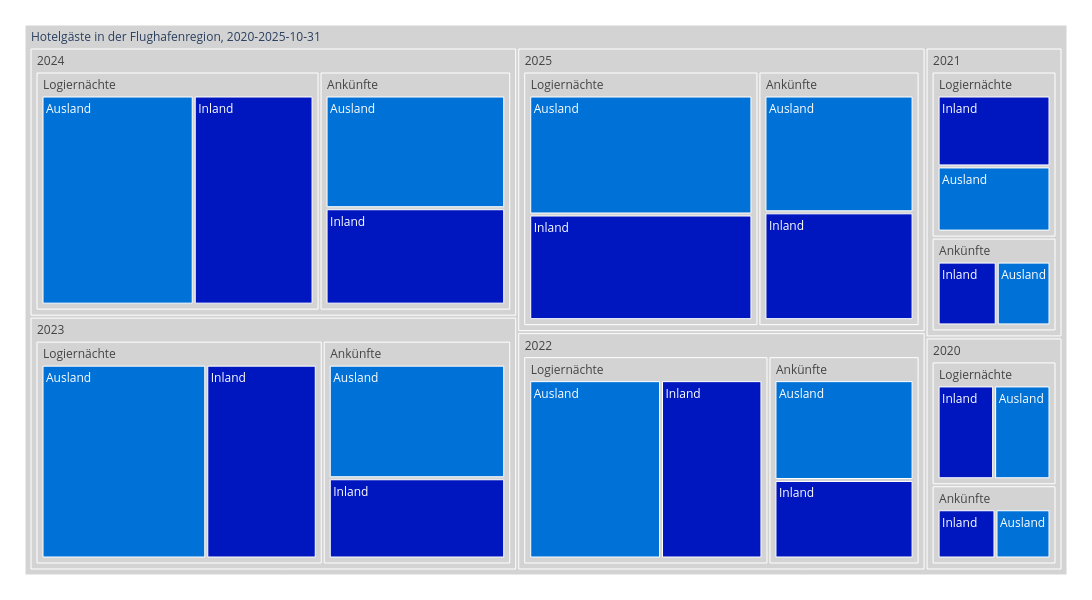

Here is the notebook cell this chart was saved with:
### Code cell
treeMap1 = mypy_dv.plot_px_treemap(
    data=myTreemapAgg.reset_index()
    ,levels=['Jahr_nbr','Kennzahl', 'Herkunft',]
    ,values="sum_Anz"
    ,color="Herkunft"
    #, color_continuous_scale='Blues'
    ,color_discrete_map=farben_dict_zc
    #,color_discrete_map={'(?)':'lightgrey', 'Erwerbstätige':'#99C32E', 'Nichterwerbspersonen':'#7B4100', 'Erwerbslose':'#DB247D'}  
    ,height=600
    ,width=1100               
    #,margin_val_bottom=25
    ,myHeaderTitle="Hotelgäste in der Flughafenregion, 2020-"+data_max_date

)
treeMap1

### Figure 1 — Plotly figure (JSON) as saved in the notebook; plotly's stock layout.template omitted (floating-point values rounded to 4 significant figures)
{"data": [{"branchvalues": "total", "customdata": [["Inland"], ["(?)"], ["(?)"], ["Inland"], ["(?)"], ["(?)"], ["Inland"], ["(?)"], ["Inland"], ["(?)"], ["Inland"], ["Inland"], ["Ausland"], ["(?)"], ["Ausland"], ["Ausland"], ["(?)"], ["Ausland"], ["Ausland"], ["Ausland"], ["(?)"], ["(?)"], ["(?)"], ["(?)"], ["(?)"], ["(?)"], ["(?)"], ["(?)"], ["Ausland"], ["(?)"], ["Inland"], ["Inland"], ["Inland"], ["Inland"], ["Inland"], ["Inland"], ["Ausland"], ["Ausland"], ["Ausland"], ["Ausland"], ["Ausland"], ["(?)"], ["(?)"]], "domain": {"x": [0, 1], "y": [0, 1]}, "hovertemplate": "%{label}<br><br>Anzahl:<br>%{value}<extra></extra>", "ids": ["Hotelgäste in der Flughafenregion, 2020-2025-10-31/2023/Logiernächte/Inland", "Hotelgäste in der Flughafenregion, 2020-2025-10-31/2021/Ankünfte", "Hotelgäste in der Flughafenregion, 2020-2025-10-31/2025/Ankünfte", "Hotelgäste in der Flughafenregion, 2020-2025-10-31/2025/Logiernächte/Inland", "Hotelgäste in der Flughafenregion, 2020-2025-10-31/2025", "Hotelgäste in der Flughafenregion, 2020-2025-10-31/2021/Logiernächte", "Hotelgäste in der Flughafenregion, 2020-2025-10-31/2021/Logiernächte/Inland", "Hotelgäste in der Flughafenregion, 2020-2025-10-31/2022/Logiernächte", "Hotelgäste in der Flughafenregion, 2020-2025-10-31/2025/Ankünfte/Inland", "Hotelgäste in der Flughafenregion, 2020-2025-10-31/2023/Logiernächte", "Hotelgäste in der Flughafenregion, 2020-2025-10-31/2023/Ankünfte/Inland", "Hotelgäste in der Flughafenregion, 2020-2025-10-31/2021/Ankünfte/Inland", "Hotelgäste in der Flughafenregion, 2020-2025-10-31/2023/Logiernächte/Ausland", "Hotelgäste in der Flughafenregion, 2020-2025-10-31/2021", "Hotelgäste in der Flughafenregion, 2020-2025-10-31/2021/Logiernächte/Ausland", "Hotelgäste in der Flughafenregion, 2020-2025-10-31/2025/Ankünfte/Ausland", "Hotelgäste in der Flughafenregion, 2020-2025-10-31/2023", "Hotelgäste in der Flughafenregion, 2020-2025-10-31/2023/Ankünfte/Ausland", "Hotelgäste in der Flughafenregion, 2020-2025-10-31/2021/Ankünfte/Ausland", "Hotelgäste in der Flughafenregion, 2020-2025-10-31/2025/Logiernächte/Ausland", "Hotelgäste in der Flughafenregion, 2020-2025-10-31/2023/Ankünfte", "Hotelgäste in der Flughafenregion, 2020-2025-10-31/2025/Logiernächte", "Hotelgäste in der Flughafenregion, 2020-2025-10-31/2024/Ankünfte", "Hotelgäste in der Flughafenregion, 2020-2025-10-31/2024/Logiernächte", "Hotelgäste in der Flughafenregion, 2020-2025-10-31/2020", "Hotelgäste in der Flughafenregion, 2020-2025-10-31/2022", "Hotelgäste in der Flughafenregion, 2020-2025-10-31/2020/Logiernächte", "Hotelgäste in der Flughafenregion, 2020-2025-10-31/2024", "Hotelgäste in der Flughafenregion, 2020-2025-10-31/2020/Ankünfte/Ausland", "Hotelgäste in der Flughafenregion, 2020-2025-10-31/2020/Ankünfte", "Hotelgäste in der Flughafenregion, 2020-2025-10-31/2024/Logiernächte/Inland", "Hotelgäste in der Flughafenregion, 2020-2025-10-31/2022/Logiernächte/Inland", "Hotelgäste in der Flughafenregion, 2020-2025-10-31/2020/Logiernächte/Inland", "Hotelgäste in der Flughafenregion, 2020-2025-10-31/2024/Ankünfte/Inland", "Hotelgäste in der Flughafenregion, 2020-2025-10-31/2022/Ankünfte/Inland", "Hotelgäste in der Flughafenregion, 2020-2025-10-31/2020/Ankünfte/Inland", "Hotelgäste in der Flughafenregion, 2020-2025-10-31/2024/Logiernächte/Ausland", "Hotelgäste in der Flughafenregion, 2020-2025-10-31/2022/Logiernächte/Ausland", "Hotelgäste in der Flughafenregion, 2020-2025-10-31/2020/Logiernächte/Ausland", "Hotelgäste in der Flughafenregion, 2020-2025-10-31/2024/Ankünfte/Ausland", "Hotelgäste in der Flughafenregion, 2020-2025-10-31/2022/Ankünfte/Ausland", "Hotelgäste in der Flughafenregion, 2020-2025-10-31/2022/Ankünfte", "Hotelgäste in der Flughafenregion, 2020-2025-10-31"], "labels": ["Inland", "Ankünfte", "Ankünfte", "Inland", "2025", "Logiernächte", "Inland", "Logiernächte", "Inland", "Logiernächte", "Inland", "Inland", "Ausland", "2021", "Ausland", "Ausland", "2023", "Ausland", "Ausland", "Ausland", "Ankünfte", "Logiernächte", "Ankünfte", "Logiernächte", "2020", "2022", "Logiernächte", "2024", "Ausland", "Ankünfte", "Inland", "Inland", "Inland", "Inland", "Inland", "Inland", "Ausland", "Ausland", "Ausland", "Ausland", "Ausland", "Ankünfte", "Hotelgäste in der Flughafenregion, 2020-2025-10-31"], "marker": {"colors": ["#0017BF", "lightgrey", "lightgrey", "#0017BF", "lightgrey", "lightgrey", "#0017BF", "lightgrey", "#0017BF", "lightgrey", "#0017BF", "#0017BF", "#0072D7", "lightgrey", "#0072D7", "#0072D7", "lightgrey", "#0072D7", "#0072D7", "#0072D7", "lightgrey", "lightgrey", "lightgrey", "lightgrey", "lightgrey", "lightgrey", "lightgrey", "lightgrey", "#0072D7", "lightgrey", "#0017BF", "#0017BF", "#0017BF", "#0017BF", "#0017BF", "#0017BF", "#0072D7", "#0072D7", "#0072D7", "#0072D7", "#0072D7", "lightgrey", "lightgrey"]}, "name": "", "parents": ["Hotelgäste in der Flughafenregion, 2020-2025-10-31/2023/Logiernächte", "Hotelgäste in der Flughafenregion, 2020-2025-10-31/2021", "Hotelgäste in der Flughafenregion, 2020-2025-10-31/2025", "Hotelgäste in der Flughafenregion, 2020-2025-10-31/2025/Logiernächte", "Hotelgäste in der Flughafenregion, 2020-2025-10-31", "Hotelgäste in der Flughafenregion, 2020-2025-10-31/2021", "Hotelgäste in der Flughafenregion, 2020-2025-10-31/2021/Logiernächte", "Hotelgäste in der Flughafenregion, 2020-2025-10-31/2022", "Hotelgäste in der Flughafenregion, 2020-2025-10-31/2025/Ankünfte", "Hotelgäste in der Flughafenregion, 2020-2025-10-31/2023", "Hotelgäste in der Flughafenregion, 2020-2025-10-31/2023/Ankünfte", "Hotelgäste in der Flughafenregion, 2020-2025-10-31/2021/Ankünfte", "Hotelgäste in der Flughafenregion, 2020-2025-10-31/2023/Logiernächte", "Hotelgäste in der Flughafenregion, 2020-2025-10-31", "Hotelgäste in der Flughafenregion, 2020-2025-10-31/2021/Logiernächte", "Hotelgäste in der Flughafenregion, 2020-2025-10-31/2025/Ankünfte", "Hotelgäste in der Flughafenregion, 2020-2025-10-31", "Hotelgäste in der Flughafenregion, 2020-2025-10-31/2023/Ankünfte", "Hotelgäste in der Flughafenregion, 2020-2025-10-31/2021/Ankünfte", "Hotelgäste in der Flughafenregion, 2020-2025-10-31/2025/Logiernächte", "Hotelgäste in der Flughafenregion, 2020-2025-10-31/2023", "Hotelgäste in der Flughafenregion, 2020-2025-10-31/2025", "Hotelgäste in der Flughafenregion, 2020-2025-10-31/2024", "Hotelgäste in der Flughafenregion, 2020-2025-10-31/2024", "Hotelgäste in der Flughafenregion, 2020-2025-10-31", "Hotelgäste in der Flughafenregion, 2020-2025-10-31", "Hotelgäste in der Flughafenregion, 2020-2025-10-31/2020", "Hotelgäste in der Flughafenregion, 2020-2025-10-31", "Hotelgäste in der Flughafenregion, 2020-2025-10-31/2020/Ankünfte", "Hotelgäste in der Flughafenregion, 2020-2025-10-31/2020", "Hotelgäste in der Flughafenregion, 2020-2025-10-31/2024/Logiernächte", "Hotelgäste in der Flughafenregion, 2020-2025-10-31/2022/Logiernächte", "Hotelgäste in der Flughafenregion, 2020-2025-10-31/2020/Logiernächte", "Hotelgäste in der Flughafenregion, 2020-2025-10-31/2024/Ankünfte", "Hotelgäste in der Flughafenregion, 2020-2025-10-31/2022/Ankünfte", "Hotelgäste in der Flughafenregion, 2020-2025-10-31/2020/Ankünfte", "Hotelgäste in der Flughafenregion, 2020-2025-10-31/2024/Logiernächte", "Hotelgäste in der Flughafenregion, 2020-2025-10-31/2022/Logiernächte", "Hotelgäste in der Flughafenregion, 2020-2025-10-31/2020/Logiernächte", "Hotelgäste in der Flughafenregion, 2020-2025-10-31/2024/Ankünfte", "Hotelgäste in der Flughafenregion, 2020-2025-10-31/2022/Ankünfte", "Hotelgäste in der Flughafenregion, 2020-2025-10-31/2022", ""], "root": {"color": "grey"}, "type": "treemap", "values": [681243, 325201, 1072905, 736473, 2638896, 575870, 300116, 1367077, 515013, 1697164, 460959, 170368, 1015921, 901071, 275754, 557892, 2810668, 652545, 154833, 829518, 1113504, 1565991, 1200719, 1779406, 724455, 2209597, 441782, 2980125, 137701, 282673, 783711, 594584, 221252, 553585, 370890, 144972, 995695, 772493, 220530, 647134, 471630, 842520, 12264812]}], "layout": {"height": 600, "legend": {"tracegroupgap": 0}, "margin": {"b": 25, "l": 25, "r": 25, "t": 25}, "width": 1100}}
